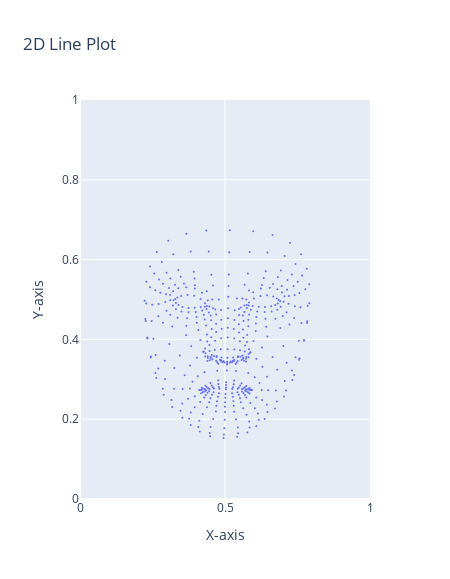

The cell this chart's notebook holds for it:
### Code cell
import plotly.graph_objects as go

# Sample data
x = [vertex[0] for vertex in new_texture_coordinates]
y = [vertex[1] for vertex in new_texture_coordinates]

# Create a line plot
fig = go.Figure(data=go.Scatter(x=x, y=y, mode='markers', marker=dict(size=2)))

layout_scale = 1.5

# Customize the layout
fig.update_layout(title='2D Line Plot',
                  xaxis_title='X-axis',
                  yaxis_title='Y-axis',
                  xaxis=dict(range=[0, 1]),
                  yaxis=dict(range=[0, 1]),
                  width=W * layout_scale,
                  height=H * layout_scale,
                )

# Show the plot
fig.show()

### Figure 1 — Plotly figure (JSON) as saved in the notebook; plotly's stock layout.template omitted (floating-point values rounded to 4 significant figures; data arrays with more than 128 entries replaced by an {"elided": "..."} marker saying what was removed)
{"data": [{"marker": {"size": 2}, "mode": "markers", "type": "scatter", "x": {"elided": "468 float values"}, "y": {"elided": "468 float values"}}], "layout": {"height": 579, "title": {"text": "2D Line Plot"}, "width": 450, "xaxis": {"range": [0, 1], "title": {"text": "X-axis"}}, "yaxis": {"range": [0, 1], "title": {"text": "Y-axis"}}}}
